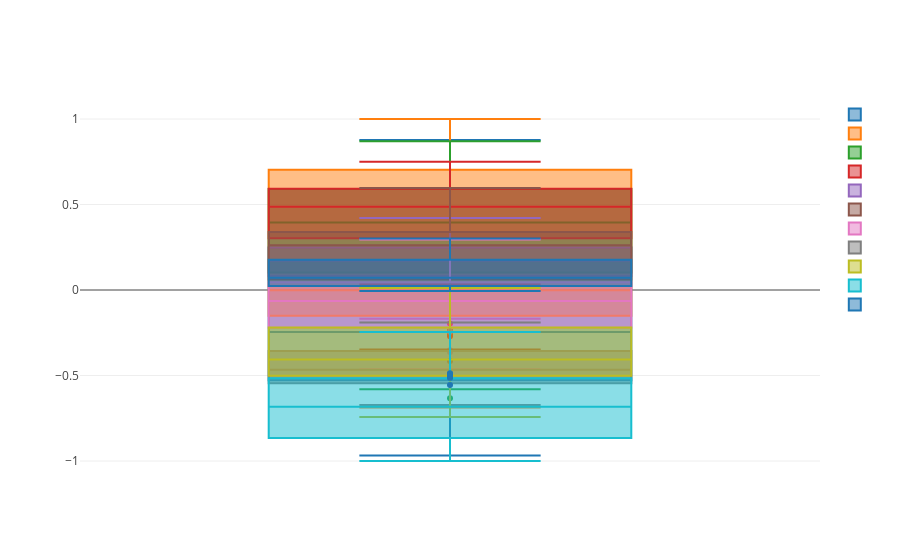
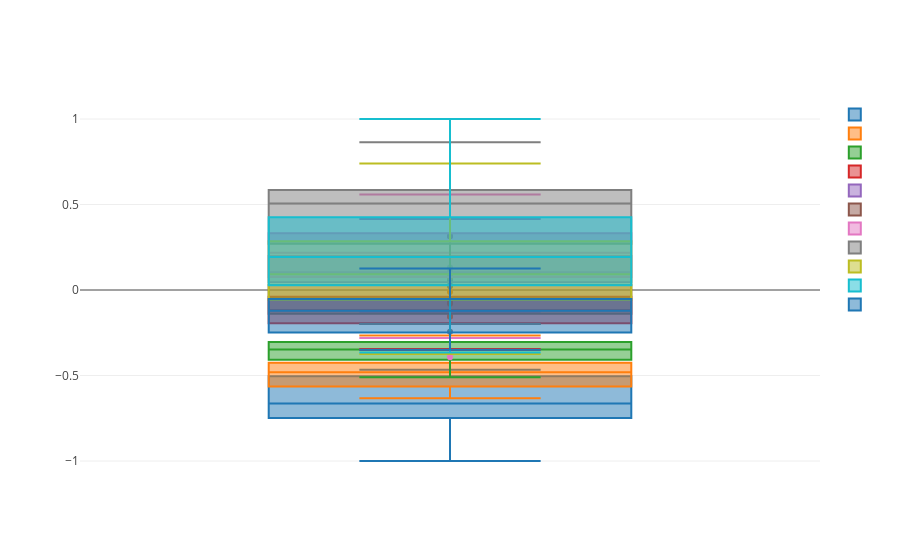
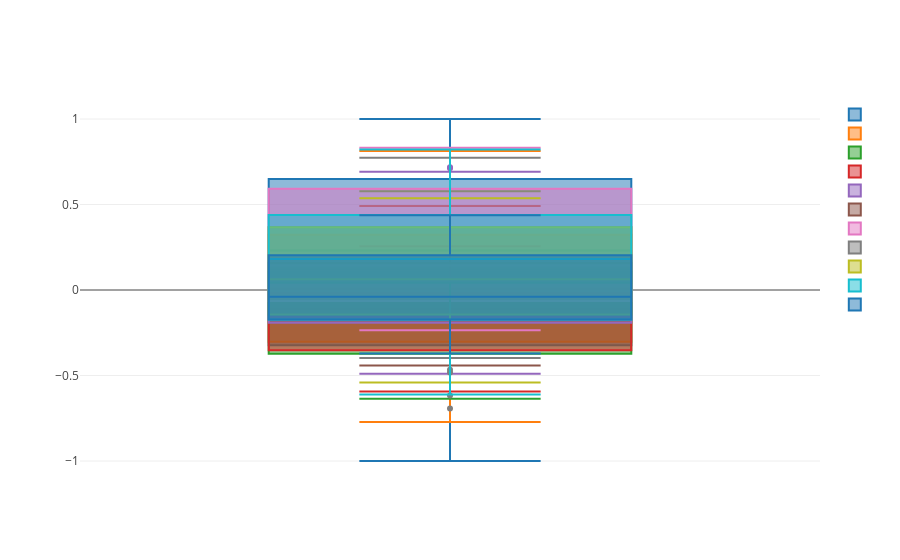
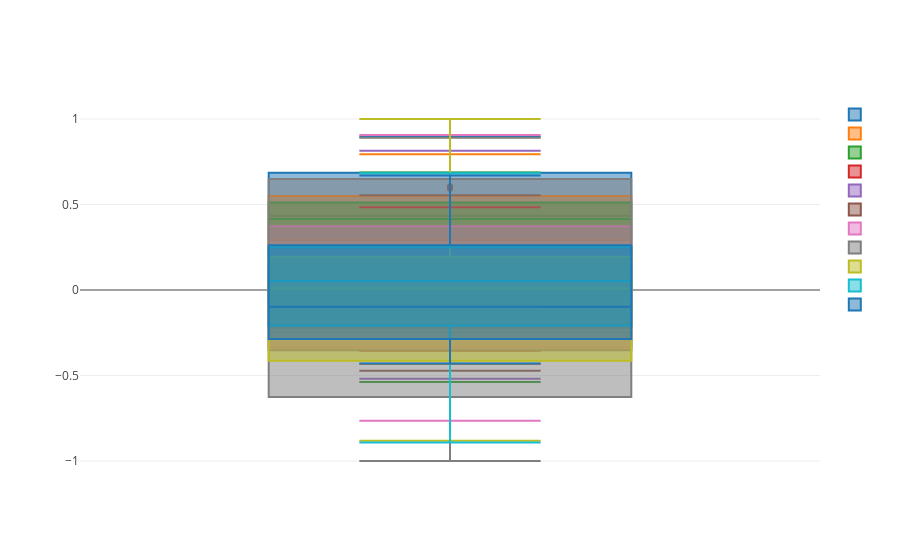

The notebook cell saved with these charts, in order:
### Markdown cell above
### interactive chart distribution of the features for all the letters

### Code cell
from plotly.offline import download_plotlyjs, init_notebook_mode, plot, iplot
import plotly.graph_objs as go
init_notebook_mode(connected=True)

for feature in range(1,11):
    layer = []
    for y in data['vowel_num'].unique():
        layer.append(
            go.Box(y = data[data['vowel_num'] == y][feature], name = ''.format(y))
        )

    # visualizing
    iplot(layer, link_text='feature# {}'.format(feature))
